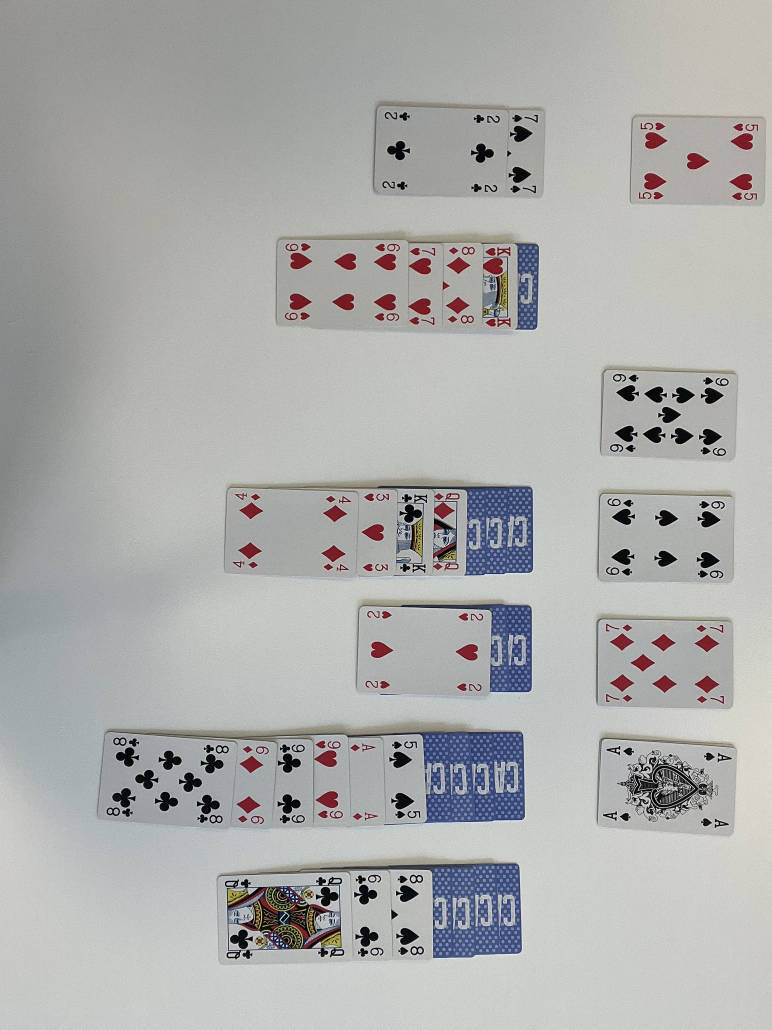
#> input picture app/src/main/python/images/jpg/test10.jpg, 2316 x 3088 px, given in place of S.png, which was not available (shown at 1/3 size)
$ python sendImage.py
#> lines starting #> are read from the running program, lines starting #| are printed output that depends on the picture
### app/src/main/python/displayAndFetch.py
import cv2
import os.path as path
import screen
from os.path import dirname, join

# this code is modiefied code from https://github.com/naderchehab/card-detector
# @author https://github.com/naderchehab, @author s201729, @author s183925
# loads image and returns it
def getImage(name, template):
    # filename = name + '.png'
#> called with name = 'S', template = True
    filename = join(dirname(__file__), name + '.png')
    if template:
        image = cv2.imread(path.join(filename))
#> image is the input picture: shape (3088, 2316, 3); mean B, G, R 171.4, 173.3, 172.4
    else:
        filename = join(dirname(__file__), name)
        image = cv2.imread(path.join(filename))

    image = screen.imageToBw(image)
    return image

# [4 lines left out: function getPath, not called in this run]

### app/src/main/python/screen.py
# this code is modified from https://github.com/naderchehab/card-detector/blob/master/screen.py
# @author https://github.com/naderchehab
import numpy as np
from PIL import ImageGrab
import cv2

def imageToBw(image):
    imageGray = cv2.cvtColor(image, cv2.COLOR_BGR2GRAY)
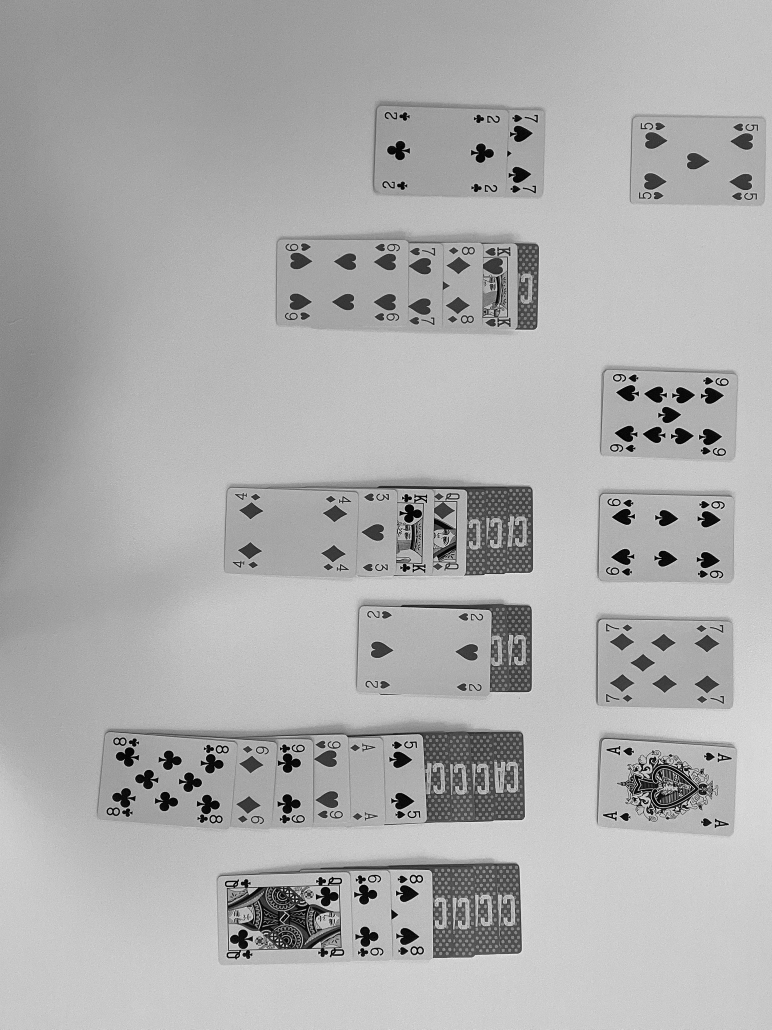
#> imageGray: shape (3088, 2316) (shown at 1/3 size); min 0, max 255, mean 172.8
#> pass 2 of the loop ``:
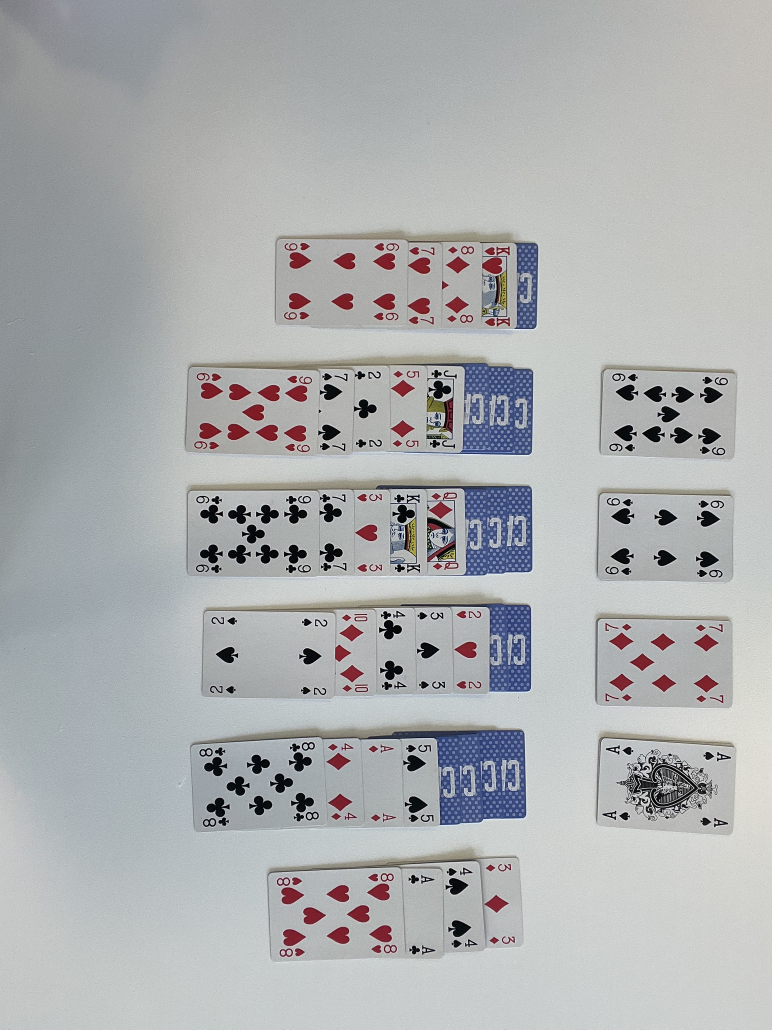
#> input picture app/src/main/python/images/jpg/test12.jpg, 2316 x 3088 px, given in place of H.png, which was not available (shown at 1/3 size)
#> in getImage, image is the input picture: shape (3088, 2316, 3); mean B, G, R 176.2, 175.1, 173.1
#> in imageToBw (call 2), `imageGray = cv2.cvtColor(image, cv2.COLOR_BGR2GRAY)`:
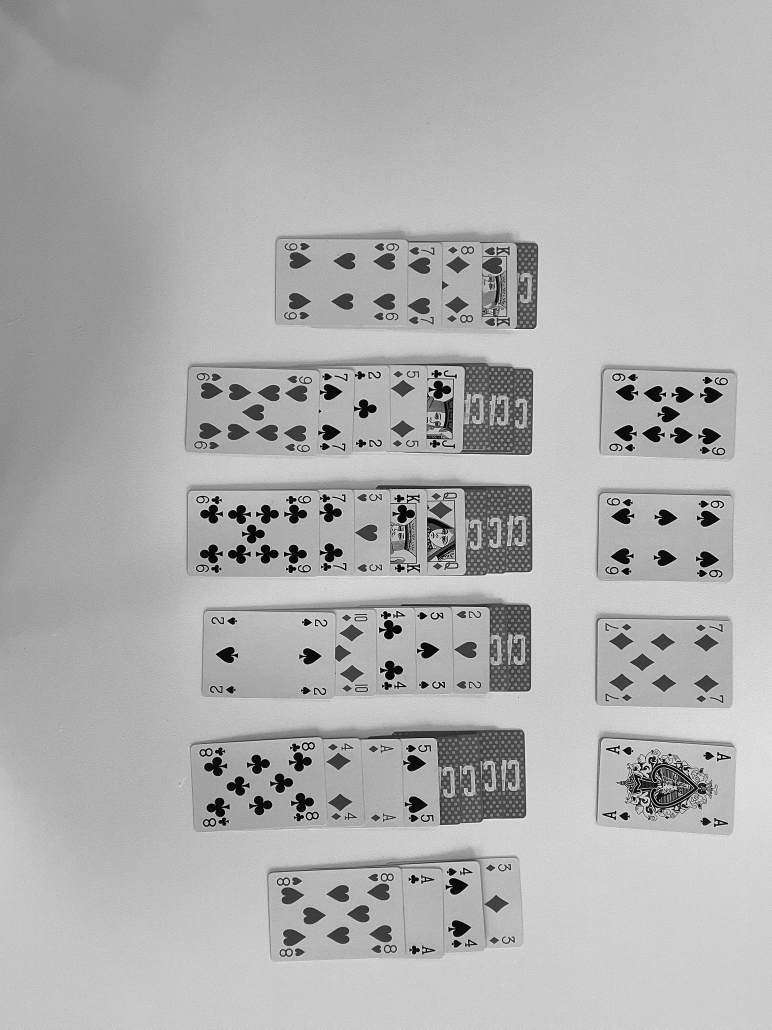
#> imageGray: shape (3088, 2316) (shown at 1/3 size); min 0, max 255, mean 174.6
    return imageGray

# [4 lines left out: function capture, not called in this run]

def showImage(image):
    cv2.imshow('result', image)
    cv2.waitKey(1) # for testing use 0

### app/src/main/python/sendImage.py
from PIL import Image
#> (the run stopped early here; a loop or call above may not have finished)
